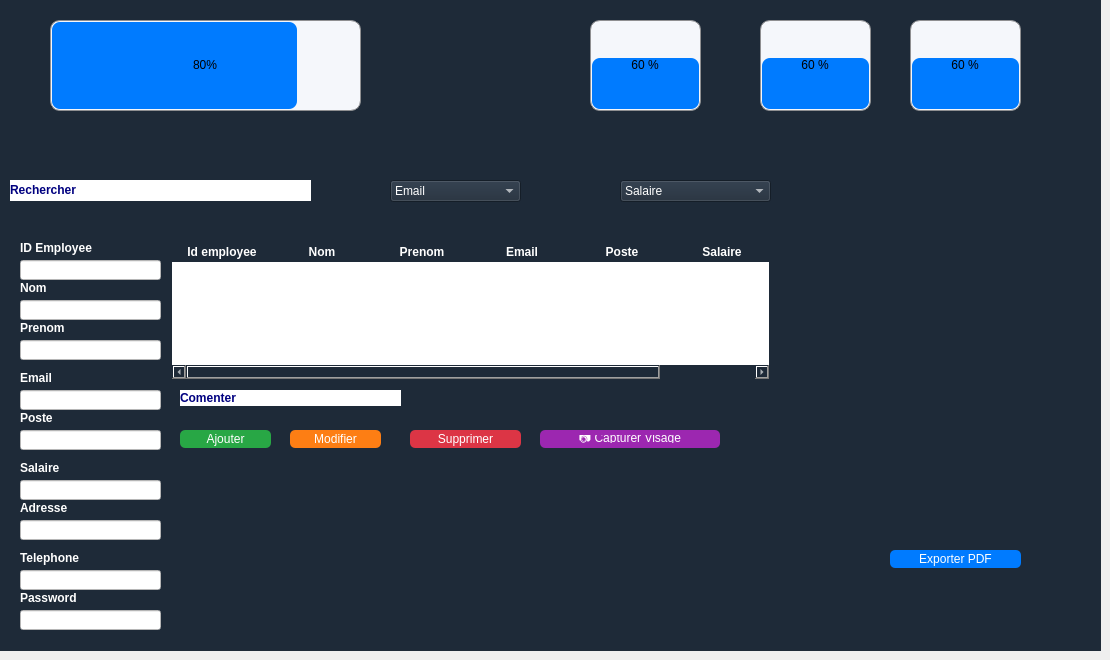
    <widget class="QWidget" name="pageEmployes">
     <widget class="QLabel" name="label_8">
      <property name="geometry">
       <rect>
        <x>0</x>
        <y>0</y>
        <width>1101</width>
        <height>171</height>
       </rect>
      </property>
      <property name="styleSheet">
       <string notr="true">background-color: #1e2a38;
color: white;
font: bold 11pt &quot;Arial&quot;;</string>
      </property>
      <property name="text">
       <string/>
      </property>
     </widget>
     <widget class="QProgressBar" name="progressBar">
      <property name="geometry">
       <rect>
        <x>50</x>
        <y>20</y>
        <width>311</width>
        <height>91</height>
       </rect>
      </property>
      <property name="styleSheet">
       <string notr="true">QProgressBar {
    border: 1px solid #8f8f91;
    border-radius: 10px;          /* Outer border radius */
    background-color: #F5F7FB;    /* Background color */
    text-align: center;           /* Centered text */
}

QProgressBar::chunk {
    background-color: #007bff;   /* Navy Blue fill color */
    border-radius: 8px;           /* Inner fill border radius */
    margin: 1px;                  /* Adds space for rounded edges */
}
</string>
      </property>
      <property name="minimum">
       <number>0</number>
      </property>
      <property name="maximum">
       <number>100</number>
      </property>
      <property name="value">
       <number>80</number>
      </property>
      <property name="orientation">
       <enum>Qt::Orientation::Horizontal</enum>
      </property>
      <property name="invertedAppearance">
       <bool>false</bool>
      </property>
      <property name="textDirection">
       <enum>QProgressBar::Direction::TopToBottom</enum>
      </property>
     </widget>
     <widget class="QProgressBar" name="pourcentage_4">
      <property name="geometry">
       <rect>
        <x>910</x>
        <y>20</y>
        <width>111</width>
        <height>91</height>
       </rect>
      </property>
      <property name="styleSheet">
       <string notr="true">QProgressBar {
    border: 1px solid #8f8f91;
    border-radius: 10px;          /* Outer border radius */
    background-color: #F5F7FB;    /* Background color */
    text-align: center;           /* Centered text */
}

QProgressBar::chunk {
    background-color: #007bff;   /* Navy Blue fill color */
    border-radius: 8px;           /* Inner fill border radius */
    margin: 1px;                  /* Adds space for rounded edges */
}
</string>
      </property>
      <property name="value">
       <number>60</number>
      </property>
      <property name="alignment">
       <set>Qt::AlignmentFlag::AlignHCenter|Qt::AlignmentFlag::AlignTop</set>
      </property>
      <property name="textVisible">
       <bool>true</bool>
      </property>
      <property name="orientation">
       <enum>Qt::Orientation::Vertical</enum>
      </property>
      <property name="invertedAppearance">
       <bool>false</bool>
      </property>
      <property name="textDirection">
       <enum>QProgressBar::Direction::BottomToTop</enum>
      </property>
      <property name="format">
       <string>%p %</string>
      </property>
     </widget>
     <widget class="QProgressBar" name="pourcentage_3">
      <property name="geometry">
       <rect>
        <x>760</x>
        <y>20</y>
        <width>111</width>
        <height>91</height>
       </rect>
      </property>
      <property name="styleSheet">
       <string notr="true">QProgressBar {
    border: 1px solid #8f8f91;
    border-radius: 10px;          /* Outer border radius */
    background-color: #F5F7FB;    /* Background color */
    text-align: center;           /* Centered text */
}

QProgressBar::chunk {
    background-color: #007bff;   /* Navy Blue fill color */
    border-radius: 8px;           /* Inner fill border radius */
    margin: 1px;                  /* Adds space for rounded edges */
}
</string>
      </property>
      <property name="value">
       <number>60</number>
      </property>
      <property name="alignment">
       <set>Qt::AlignmentFlag::AlignHCenter|Qt::AlignmentFlag::AlignTop</set>
      </property>
      <property name="textVisible">
       <bool>true</bool>
      </property>
      <property name="orientation">
       <enum>Qt::Orientation::Vertical</enum>
      </property>
      <property name="invertedAppearance">
       <bool>false</bool>
      </property>
      <property name="textDirection">
       <enum>QProgressBar::Direction::BottomToTop</enum>
      </property>
      <property name="format">
       <string>%p %</string>
      </property>
     </widget>
     <widget class="QProgressBar" name="pourcentage_2">
      <property name="geometry">
       <rect>
        <x>590</x>
        <y>20</y>
        <width>111</width>
        <height>91</height>
       </rect>
      </property>
      <property name="styleSheet">
       <string notr="true">QProgressBar {
    border: 1px solid #8f8f91;
    border-radius: 10px;          /* Outer border radius */
    background-color: #F5F7FB;    /* Background color */
    text-align: center;           /* Centered text */
}

QProgressBar::chunk {
    background-color: #007bff;   /* Navy Blue fill color */
    border-radius: 8px;           /* Inner fill border radius */
    margin: 1px;                  /* Adds space for rounded edges */
}
</string>
      </property>
      <property name="value">
       <number>60</number>
      </property>
      <property name="alignment">
       <set>Qt::AlignmentFlag::AlignHCenter|Qt::AlignmentFlag::AlignTop</set>
      </property>
      <property name="textVisible">
       <bool>true</bool>
      </property>
      <property name="orientation">
       <enum>Qt::Orientation::Vertical</enum>
      </property>
      <property name="invertedAppearance">
       <bool>false</bool>
      </property>
      <property name="textDirection">
       <enum>QProgressBar::Direction::BottomToTop</enum>
      </property>
      <property name="format">
       <string>%p %</string>
      </property>
     </widget>
     <widget class="QStackedWidget" name="stackedWidget_2">
      <property name="geometry">
       <rect>
        <x>0</x>
        <y>170</y>
        <width>1101</width>
        <height>481</height>
       </rect>
      </property>
      <property name="currentIndex">
       <number>1</number>
      </property>
      <widget class="QWidget" name="page_3"/>
      <widget class="QWidget" name="page_4">
       <widget class="QFrame" name="trirecherche">
        <property name="geometry">
         <rect>
          <x>0</x>
          <y>0</y>
          <width>1101</width>
          <height>71</height>
         </rect>
        </property>
        <property name="styleSheet">
         <string notr="true">background-color: #1e2a38;
color: white;
font: bold 11pt &quot;Arial&quot;;

</string>
        </property>
        <property name="frameShape">
         <enum>QFrame::Shape::NoFrame</enum>
        </property>
        <widget class="QLabel" name="recherche">
         <property name="geometry">
          <rect>
           <x>10</x>
           <y>10</y>
           <width>301</width>
           <height>21</height>
          </rect>
         </property>
         <property name="styleSheet">
          <string notr="true">background-color: white;
    gridline-color: #ccc;
    font: 10pt &quot;Arial&quot;;</string>
         </property>
         <property name="text">
          <string>&lt;html&gt;&lt;head/&gt;&lt;body&gt;&lt;p&gt;&lt;span style=&quot; font-weight:700; color:#00007f;&quot;&gt;Rechercher&lt;/span&gt;&lt;/p&gt;&lt;/body&gt;&lt;/html&gt;</string>
         </property>
        </widget>
        <widget class="QComboBox" name="triemail">
         <property name="geometry">
          <rect>
           <x>390</x>
           <y>10</y>
           <width>131</width>
           <height>22</height>
          </rect>
         </property>
         <item>
          <property name="text">
           <string>Email</string>
          </property>
         </item>
         <item>
          <property name="text">
           <string/>
          </property>
         </item>
         <item>
          <property name="text">
           <string/>
          </property>
         </item>
        </widget>
        <widget class="QComboBox" name="trisalaire">
         <property name="geometry">
          <rect>
           <x>620</x>
           <y>10</y>
           <width>151</width>
           <height>22</height>
          </rect>
         </property>
         <item>
          <property name="text">
           <string>Salaire</string>
          </property>
         </item>
         <item>
          <property name="text">
           <string>0-500d</string>
          </property>
         </item>
         <item>
          <property name="text">
           <string>500-1000</string>
          </property>
         </item>
         <item>
          <property name="text">
           <string>1500-2000</string>
          </property>
         </item>
         <item>
          <property name="text">
           <string>2500-3000</string>
          </property>
         </item>
         <item>
          <property name="text">
           <string>3500-4000</string>
          </property>
         </item>
         <item>
          <property name="text">
           <string>4500-5000</string>
          </property>
         </item>
         <item>
          <property name="text">
           <string>&gt;5000</string>
          </property>
         </item>
        </widget>
       </widget>
       <widget class="QFrame" name="cruds">
        <property name="geometry">
         <rect>
          <x>0</x>
          <y>70</y>
          <width>1101</width>
          <height>411</height>
         </rect>
        </property>
        <property name="styleSheet">
         <string notr="true">background-color: #1e2a38;
color: white;
font: bold 11pt &quot;Arial&quot;;

</string>
        </property>
        <property name="frameShape">
         <enum>QFrame::Shape::NoFrame</enum>
        </property>
        <widget class="QLabel" name="comment">
         <property name="geometry">
          <rect>
           <x>180</x>
           <y>150</y>
           <width>221</width>
           <height>16</height>
          </rect>
         </property>
         <property name="styleSheet">
          <string notr="true">background-color: white;
    gridline-color: #ccc;
    font: 10pt &quot;Arial&quot;;
</string>
         </property>
         <property name="text">
          <string>&lt;html&gt;&lt;head/&gt;&lt;body&gt;&lt;p&gt;&lt;span style=&quot; font-weight:700; color:#00007f;&quot;&gt;Comenter&lt;/span&gt;&lt;/p&gt;&lt;/body&gt;&lt;/html&gt;</string>
         </property>
        </widget>
        <widget class="QPushButton" name="ajouter">
         <property name="geometry">
          <rect>
           <x>180</x>
           <y>190</y>
           <width>91</width>
           <height>18</height>
          </rect>
         </property>
         <property name="styleSheet">
          <string notr="true">QPushButton {
    background-color: #28a745;
    color: white;
    border-radius: 5px;
}

</string>
         </property>
         <property name="text">
          <string>Ajouter</string>
         </property>
        </widget>
        <widget class="QPushButton" name="modifier">
         <property name="geometry">
          <rect>
           <x>290</x>
           <y>190</y>
           <width>91</width>
           <height>18</height>
          </rect>
         </property>
         <property name="styleSheet">
          <string notr="true">QPushButton {
    background-color: #fd7e14;
    color: white;
    border-radius: 5px;
}
</string>
         </property>
         <property name="text">
          <string>Modifier</string>
         </property>
        </widget>
        <widget class="QPushButton" name="exporter">
         <property name="geometry">
          <rect>
           <x>890</x>
           <y>310</y>
           <width>131</width>
           <height>18</height>
          </rect>
         </property>
         <property name="styleSheet">
          <string notr="true">QPushButton {
    background-color: #007bff;
    color: white;
    border-radius: 5px;
}
</string>
         </property>
         <property name="text">
          <string>Exporter PDF</string>
         </property>
        </widget>
        <widget class="QPushButton" name="supprimer">
         <property name="geometry">
          <rect>
           <x>410</x>
           <y>190</y>
           <width>111</width>
           <height>18</height>
          </rect>
         </property>
         <property name="styleSheet">
          <string notr="true">QPushButton {
    background-color: #dc3545;
    color: white;
    border-radius: 5px;
}</string>
         </property>
         <property name="text">
          <string>Supprimer</string>
         </property>
        </widget>
        <widget class="QPushButton" name="capturerVisageBtn">
         <property name="geometry">
          <rect>
           <x>540</x>
           <y>190</y>
           <width>180</width>
           <height>18</height>
          </rect>
         </property>
         <property name="styleSheet">
          <string notr="true">QPushButton {
    background-color: #9C27B0;
    color: white;
    border-radius: 5px;
    padding: 5px;
    font-size: 12px;
}
QPushButton:hover {
    background-color: #7B1FA2;
}</string>
         </property>
         <property name="text">
          <string>📷 Capturer Visage</string>
         </property>
        </widget>
        <widget class="QTableWidget" name="tableau">
         <property name="geometry">
          <rect>
           <x>170</x>
           <y>0</y>
           <width>601</width>
           <height>141</height>
          </rect>
         </property>
         <property name="styleSheet">
          <string notr="true">QTableWidget {
    background-color: white;        /* cellules blanches */
    color: #1e2a38;                 /* texte bleu foncé */
    border: 2px solid #1e2a38;      /* bordures du tableau */
    font: bold 11pt &quot;Arial&quot;;
}

QTableWidget::item {
    background-color: white;        /* garde les cellules blanches */
    color: #1e2a38;
}

QHeaderView::section {
    background-color: #1e2a38;      /* en-tête bleu foncé */
    color: white;                   /* texte blanc */
    font: bold 11pt &quot;Arial&quot;;
    border: 1px solid #1e2a38;
}
</string>
         </property>
         <column>
          <property name="text">
           <string>Id employee</string>
          </property>
          <property name="font">
           <font>
            <bold>true</bold>
           </font>
          </property>
         </column>
         <column>
          <property name="text">
           <string>Nom</string>
          </property>
          <property name="font">
           <font>
            <bold>true</bold>
           </font>
          </property>
         </column>
         <column>
          <property name="text">
           <string>Prenom</string>
          </property>
          <property name="font">
           <font>
            <bold>true</bold>
           </font>
          </property>
         </column>
         <column>
          <property name="text">
           <string>Email</string>
          </property>
          <property name="font">
           <font>
            <bold>true</bold>
           </font>
          </property>
         </column>
         <column>
          <property name="text">
           <string>Poste</string>
          </property>
          <property name="font">
           <font>
            <bold>true</bold>
           </font>
          </property>
         </column>
         <column>
          <property name="text">
           <string>Salaire</string>
          </property>
          <property name="font">
           <font>
            <bold>true</bold>
           </font>
          </property>
         </column>
        </widget>
        <widget class="QFrame" name="liste">
         <property name="geometry">
          <rect>
           <x>10</x>
           <y>0</y>
           <width>161</width>
           <height>401</height>
          </rect>
         </property>
         <property name="styleSheet">
          <string notr="true">background-color: #1e2a38;
color: white;
font: bold 11pt &quot;Arial&quot;;</string>
         </property>
         <property name="frameShape">
          <enum>QFrame::Shape::NoFrame</enum>
         </property>
         <widget class="QLabel" name="idemployee">
          <property name="geometry">
           <rect>
            <x>10</x>
            <y>0</y>
            <width>141</width>
            <height>16</height>
           </rect>
          </property>
          <property name="styleSheet">
           <string notr="true"/>
          </property>
          <property name="text">
           <string>&lt;html&gt;&lt;head/&gt;&lt;body&gt;&lt;p&gt;&lt;span style=&quot; font-weight:704;&quot;&gt;ID Employee&lt;/span&gt;&lt;/p&gt;&lt;/body&gt;&lt;/html&gt;</string>
          </property>
         </widget>
         <widget class="QLabel" name="nom">
          <property name="geometry">
           <rect>
            <x>10</x>
            <y>40</y>
            <width>141</width>
            <height>16</height>
           </rect>
          </property>
          <property name="text">
           <string>&lt;html&gt;&lt;head/&gt;&lt;body&gt;&lt;p&gt;&lt;span style=&quot; font-weight:704;&quot;&gt;Nom&lt;/span&gt;&lt;/p&gt;&lt;/body&gt;&lt;/html&gt;</string>
          </property>
         </widget>
         <widget class="QLabel" name="prenom">
          <property name="geometry">
           <rect>
            <x>10</x>
            <y>80</y>
            <width>141</width>
            <height>16</height>
           </rect>
          </property>
          <property name="text">
           <string>&lt;html&gt;&lt;head/&gt;&lt;body&gt;&lt;p&gt;&lt;span style=&quot; font-weight:704;&quot;&gt;Prenom&lt;/span&gt;&lt;/p&gt;&lt;/body&gt;&lt;/html&gt;</string>
          </property>
         </widget>
         <widget class="QLabel" name="adresse">
          <property name="geometry">
           <rect>
            <x>10</x>
            <y>260</y>
            <width>141</width>
            <height>16</height>
           </rect>
          </property>
          <property name="text">
           <string>&lt;html&gt;&lt;head/&gt;&lt;body&gt;&lt;p&gt;&lt;span style=&quot; font-weight:700;&quot;&gt;Adresse&lt;/span&gt;&lt;/p&gt;&lt;/body&gt;&lt;/html&gt;</string>
          </property>
         </widget>
         <widget class="QLabel" name="telephone">
          <property name="geometry">
           <rect>
            <x>10</x>
            <y>310</y>
            <width>141</width>
            <height>16</height>
           </rect>
          </property>
          <property name="text">
           <string>&lt;html&gt;&lt;head/&gt;&lt;body&gt;&lt;p&gt;&lt;span style=&quot; font-weight:700;&quot;&gt;Telephone&lt;/span&gt;&lt;/p&gt;&lt;/body&gt;&lt;/html&gt;</string>
          </property>
         </widget>
         <widget class="QLineEdit" name="idline">
          <property name="geometry">
           <rect>
            <x>10</x>
            <y>20</y>
            <width>141</width>
            <height>20</height>
           </rect>
          </property>
          <property name="font">
           <font>
            <family>Arial</family>
            <pointsize>10</pointsize>
            <italic>false</italic>
            <bold>false</bold>
           </font>
          </property>
          <property name="styleSheet">
           <string notr="true">background-color: white;
    gridline-color: #ccc;
    font: 10pt &quot;Arial&quot;;</string>
          </property>
          <property name="echoMode">
           <enum>QLineEdit::EchoMode::Normal</enum>
          </property>
         </widget>
         <widget class="QLineEdit" name="nomline">
          <property name="geometry">
           <rect>
            <x>10</x>
            <y>60</y>
            <width>141</width>
            <height>20</height>
           </rect>
          </property>
          <property name="styleSheet">
           <string notr="true">background-color: white;
    gridline-color: #ccc;
    font: 10pt &quot;Arial&quot;;
</string>
          </property>
         </widget>
         <widget class="QLineEdit" name="adresseline">
          <property name="geometry">
           <rect>
            <x>10</x>
            <y>280</y>
            <width>141</width>
            <height>20</height>
           </rect>
          </property>
          <property name="styleSheet">
           <string notr="true">background-color: white;
    gridline-color: #ccc;
    font: 10pt &quot;Arial&quot;;
</string>
          </property>
         </widget>
         <widget class="QLineEdit" name="telephoneline">
          <property name="geometry">
           <rect>
            <x>10</x>
            <y>330</y>
            <width>141</width>
            <height>20</height>
           </rect>
          </property>
          <property name="styleSheet">
           <string notr="true">background-color: white;
    gridline-color: #ccc;
    font: 10pt &quot;Arial&quot;;
</string>
          </property>
         </widget>
         <widget class="QLabel" name="password">
          <property name="geometry">
           <rect>
            <x>10</x>
            <y>350</y>
            <width>141</width>
            <height>16</height>
           </rect>
          </property>
          <property name="text">
           <string>&lt;html&gt;&lt;head/&gt;&lt;body&gt;&lt;p&gt;&lt;span style=&quot; font-weight:700;&quot;&gt;Password&lt;/span&gt;&lt;/p&gt;&lt;/body&gt;&lt;/html&gt;</string>
          </property>
         </widget>
         <widget class="QLineEdit" name="passwordline">
          <property name="geometry">
           <rect>
            <x>10</x>
            <y>370</y>
            <width>141</width>
            <height>20</height>
           </rect>
          </property>
          <property name="styleSheet">
           <string notr="true">background-color: white;
    gridline-color: #ccc;
    font: 10pt &quot;Arial&quot;;
</string>
          </property>
          <property name="echoMode">
           <enum>QLineEdit::EchoMode::Password</enum>
          </property>
         </widget>
         <widget class="QLabel" name="email">
          <property name="geometry">
           <rect>
            <x>10</x>
            <y>130</y>
            <width>141</width>
            <height>16</height>
           </rect>
          </property>
          <property name="text">
           <string>&lt;html&gt;&lt;head/&gt;&lt;body&gt;&lt;p&gt;&lt;span style=&quot; font-weight:704;&quot;&gt;Email&lt;/span&gt;&lt;/p&gt;&lt;/body&gt;&lt;/html&gt;</string>
          </property>
         </widget>
         <widget class="QLineEdit" name="emailline">
          <property name="geometry">
           <rect>
            <x>10</x>
            <y>150</y>
            <width>141</width>
            <height>20</height>
           </rect>
          </property>
          <property name="styleSheet">
           <string notr="true">background-color: white;
    gridline-color: #ccc;
    font: 10pt &quot;Arial&quot;;
</string>
          </property>
         </widget>
         <widget class="QLabel" name="poste">
          <property name="geometry">
           <rect>
            <x>10</x>
            <y>170</y>
            <width>141</width>
            <height>16</height>
           </rect>
          </property>
          <property name="text">
           <string>&lt;html&gt;&lt;head/&gt;&lt;body&gt;&lt;p&gt;&lt;span style=&quot; font-weight:704;&quot;&gt;Poste&lt;/span&gt;&lt;/p&gt;&lt;/body&gt;&lt;/html&gt;</string>
          </property>
         </widget>
         <widget class="QLineEdit" name="salaireline">
          <property name="geometry">
           <rect>
            <x>10</x>
            <y>240</y>
            <width>141</width>
            <height>20</height>
           </rect>
          </property>
          <property name="styleSheet">
           <string notr="true">background-color: white;
    gridline-color: #ccc;
    font: 10pt &quot;Arial&quot;;
</string>
          </property>
         </widget>
         <widget class="QLineEdit" name="posteline">
          <property name="geometry">
           <rect>
            <x>10</x>
            <y>190</y>
            <width>141</width>
            <height>20</height>
           </rect>
          </property>
          <property name="styleSheet">
           <string notr="true">background-color: white;
    gridline-color: #ccc;
    font: 10pt &quot;Arial&quot;;
</string>
          </property>
         </widget>
         <widget class="QLabel" name="salaire">
          <property name="geometry">
           <rect>
            <x>10</x>
            <y>220</y>
            <width>141</width>
            <height>16</height>
           </rect>
          </property>
          <property name="text">
           <string>&lt;html&gt;&lt;head/&gt;&lt;body&gt;&lt;p&gt;&lt;span style=&quot; font-weight:704;&quot;&gt;Salaire&lt;/span&gt;&lt;/p&gt;&lt;/body&gt;&lt;/html&gt;</string>
          </property>
         </widget>
         <widget class="QLineEdit" name="prenomline">
          <property name="geometry">
           <rect>
            <x>10</x>
            <y>100</y>
            <width>141</width>
            <height>20</height>
           </rect>
          </property>
          <property name="styleSheet">
           <string notr="true">background-color: white;
    gridline-color: #ccc;
    font: 10pt &quot;Arial&quot;;
</string>
          </property>
         </widget>
        </widget>
       </widget>
      </widget>
     </widget>
    </widget>
